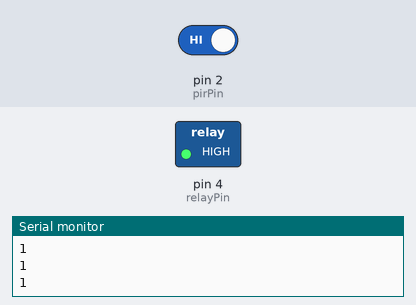
Recording of a sketch running on a simulated Arduino Uno, built with avr-gcc and run on an emulated ATmega328P. On the bench: switched loads named in the sketch (green lamp = pin HIGH), the last lines printed to the serial monitor. The inputs (shaded band) are chosen by the test bench; at power-on: pin 2 (pirPin) HIGH.

Above: at 11.0 s.
11.1 s: pin 2 (pirPin) driven LOW
At 16.3 s:
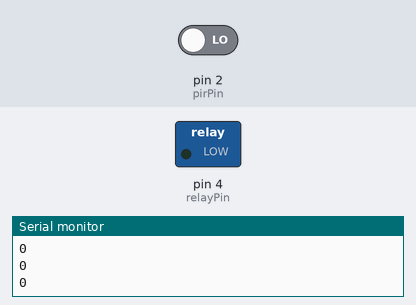
17.2 s: pin 2 (pirPin) driven HIGH
At 17.9 s:
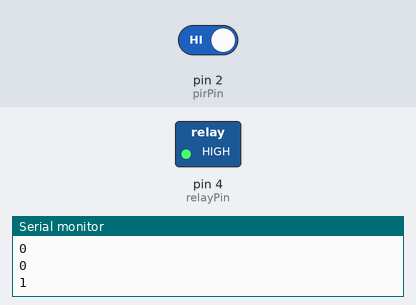
Timing chart, 0 to 20.2 s (numbered marks = the images above; inputs shaded):
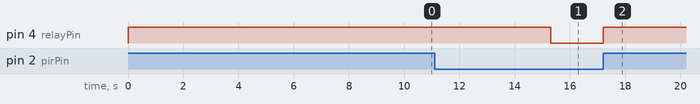

The sketch:

PIR_Sensor.ino
```cpp
// C++ code
//
const int pirPin = 2;
const int relayPin = 4;
void setup()
{
  Serial.begin(9600);
  pinMode(pirPin, INPUT);
  pinMode(relayPin, OUTPUT);
}

void loop()
{
  int sensor = digitalRead(pirPin);
  Serial.println(sensor);

  if (sensor == LOW){
    digitalWrite(relayPin, LOW);
  }
  else if (sensor == HIGH){
    digitalWrite(relayPin, HIGH);
    delay(5000);
  }
  delay(100);
}
```

Measured:
- after the input at 11.1 s, pin 4 (relayPin): HIGH → LOW after 4.2 s
- after the input at 17.2 s, pin 4 (relayPin): LOW → HIGH at once
